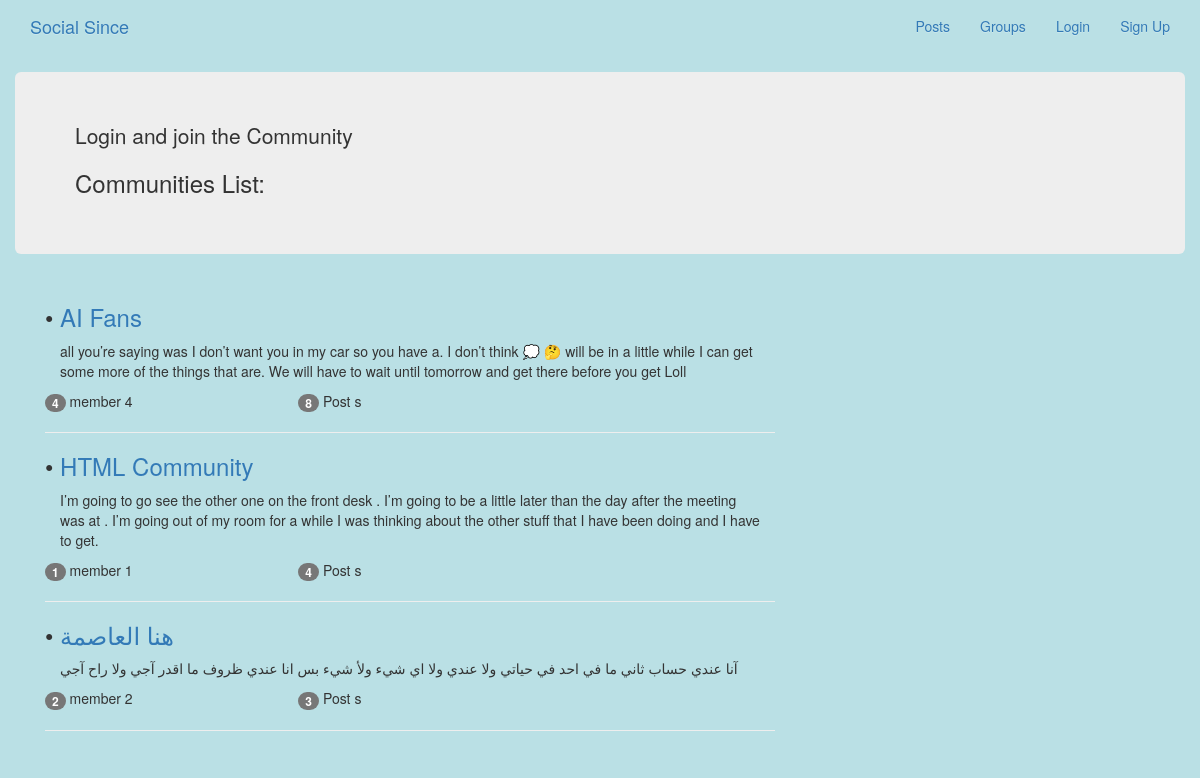
The page /communities/ on the database its author committed.
### communities/models.py (models this page shows, shortened)
class Community(models.Model):
    name = models.CharField( unique=True , max_length=80, verbose_name="Community Nmae")
    slug = models.SlugField( allow_unicode=True, unique=True )
    description = models.TextField(blank=True, default='', verbose_name="Community Description")
    description_html = models.TextField(blank=True, default='', editable=False)
    members = models.ManyToManyField(User, through='CommunityMember', verbose_name="Community Members")
    class Meta:
        verbose_name = "Community"
        verbose_name_plural = "Communities"
        ordering = ['name']

### communities/views.py (the view)
# urls.py: path('', views.ListCommunity.as_view(), name= 'list_comm'), #all
class ListCommunity(ListView):
    model = Community

### communities/templates/communities/community_list.html (shortened to what this page needs)
{% extends "communities/communities_base.html" %}
{% load bootstrap5 %}
{% block precommunity%}
  <div class="col-mid-4">
    <div class="content">
      <div class="jumbotron">
        {% if user.is_authenticated %}
            <h2>Welcome back: <a href="{% url 'posts:for_user' user.username %}">{{user.first_name|title}} {{user.last_name|upper}}</a></h2>
            <h4><a href="{% url 'posts:for_user' user.username %}">@{{user.username}}</a></h4>
<br>
            <p>Create or join a Community</p>
            <a href="{% url 'communities:new_comm' %}">
              <span class="glyphicon glyphicon-plus-sign"></span> Create Community
            </a>
        {%else%}
          <p>Login and join the Community</p>
        {% endif %}
        <h3>Communities List:</h3>
      </div>
    </div>
  </div>
{% endblock%}
{% block community_contant %}
<div class="container">
  <div class="col-md-8">
    <div class="list-comm">
      {% for community in object_list %}
      <h3 class="title list-list-comm-item-heading"> • <a href="{% url 'communities:single' slug=community.slug %}">
            {{community.name}}</h3>   </a>
            <div class="list-comm-item-text container-fluid" >
                {{ community.description_html|safe}}
            </div>
            <div class="row">
              <div class="col-md-4">
                  <span class="badge">{{ community.members.count }}</span> member {{ community.members.count  }}
              </div>
              <div class="col-md-4">
                <span class="badge">{{ community.posts.count }}</span> Post {{ community.posts.count|pluralize }}
              </div>
            </div>
            <hr>
      {% endfor%}
    </div>
  </div>
</div>
{% endblock%}

### static/css/master.css (style rules this page uses)
html, body { height: 100%; width: 100%; overflow: hidden; background: #bae0e5; margin: 0; }

### rows shown on the page
Community: name "AI Fans", description_html "all you’re saying was I don’t want you in my car so you have a. I don’t think 💭 🤔 will be in a little while I can get some more of the things that are. We will have to wait until tomorrow and get there before you get Loll", members.count "4", posts.count "8"
Community: name "HTML Community", description_html "I’m going to go see the other one on the front desk . I’m going to be a little later than the day after the meeting was at . I’m going out of my room for a while I was thinking about the other stuff that I have been doing and I have to get.", members.count "1", posts.count "4"
Community: name "هنا العاصمة", description_html "آنا عندي حساب ثاني ما في احد في حياتي ولا عندي ولا اي شيء ولأ شيء بس انا عندي ظروف ما اقدر آجي ولا راح آجي", members.count "2", posts.count "3"
